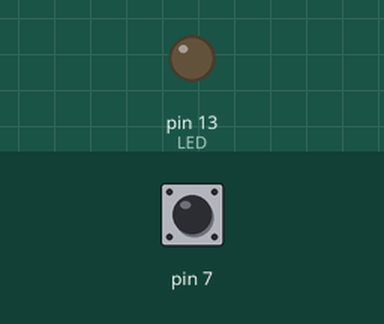
The sketch below on a simulated Arduino Uno, built with avr-gcc and run on an emulated ATmega328P. Shown: output pins drawn as LEDs (lit = HIGH). The inputs (shaded band) are chosen by the test bench; at power-on: pin 7 HIGH.

Above: at 0.8 s.
0.9 s: pin 7 pulled LOW for 0.15 s
At 0.97 s:
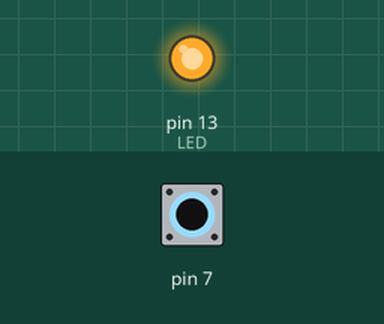
2.5 s: pin 7 pulled LOW for 3.2 s
At 6.2 s:
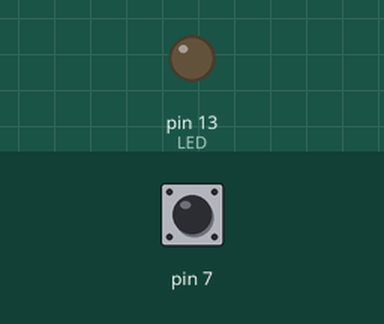
Timing chart, 0 to 7.7 s (numbered marks = the images above; inputs shaded):
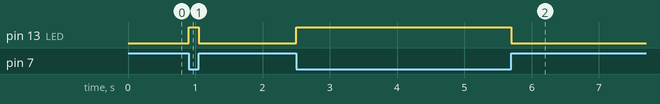

The sketch:

pisca_led2.ino
```cpp
int main()
{
   DDRB |= (1<<5); // configura pino D13 do arduino como saida
   PORTB &=~(1<<5); // apaga LED no pino D13
   DDRD &=~(1<<7); // configura pino D7 do arduino como entrada
   PORTD |= (1<<7); // habilita pull-up interno do pino D7 do arduino

   while(1)
   {
      if(!(PIND & (1<<7))) PORTB |= (1<<5);
      else PORTB &=~(1<<5);
   }
}
```

Measured:
- after the input at 0.9 s, pin 13 (LED): LOW → HIGH at once, → LOW 0.15 s later
- after the input at 2.5 s, pin 13 (LED): LOW → HIGH at once, → LOW 3.2 s later
